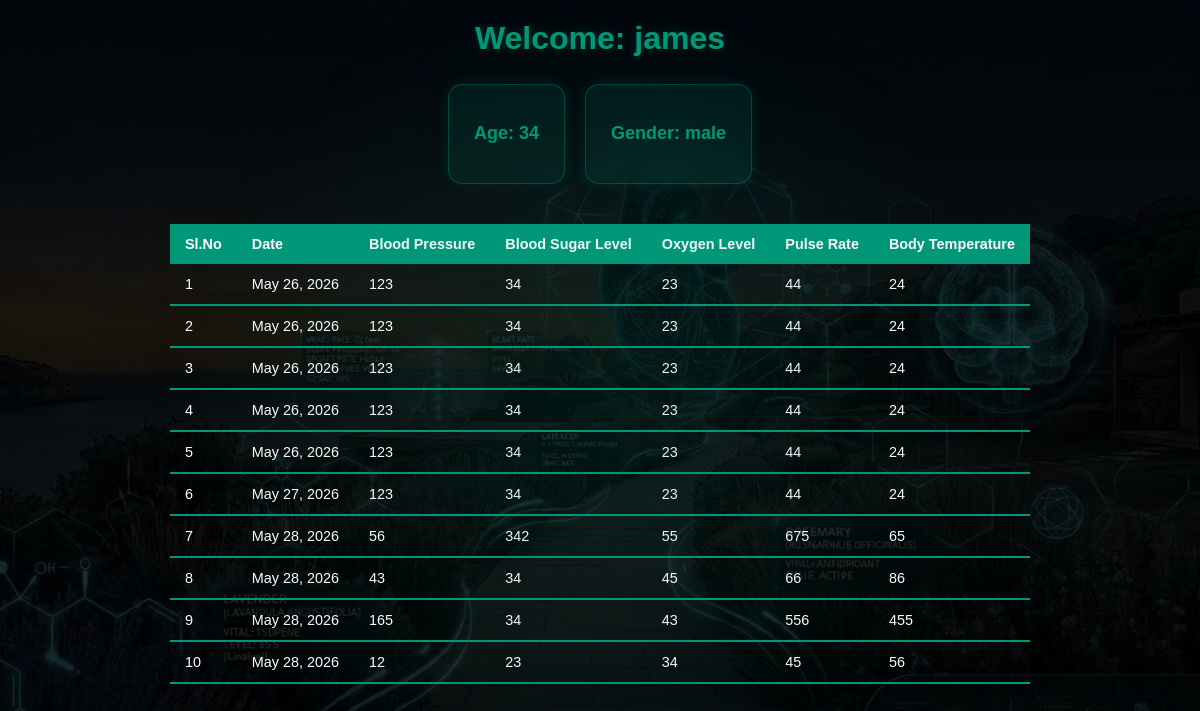
Page /checkrecords/ (signed in) on the committed database.
### myhome/models.py (models this page shows)
class Signup(models.Model):
    user=models.OneToOneField(User,on_delete=models.CASCADE)
    name=models.CharField()
    age=models.IntegerField()
    sex=models.CharField()

class HealthRecord(models.Model):
    user=models.ForeignKey(User,on_delete=models.CASCADE)
    date=models.DateField(auto_now_add=True)
    bp=models.IntegerField()
    sugar=models.IntegerField()
    oxy=models.IntegerField()
    pulse=models.IntegerField()
    temperature=models.IntegerField()

### myhome/views.py (the view)
# urls.py: path('checkrecords/',views.pushdata,name='checkrecords'),
def pushdata(request):
    data=HealthRecord.objects.filter(user=request.user).order_by('date')
    if not data.exists():
        message="No records found"
    recog=Signup.objects.get(user=request.user)
    return render(request,"myhome/userrecords.html",{"data":data, "recog":recog})

### myhome/templates/myhome/userrecords.html (shortened to what this page needs)
{% extends 'myhome/main.html' %}
{% load static %}
{% block start %}
<h2>Welcome: {{ recog.name }}</h2>
<div class="container">
    <div><h4>Age: {{recog.age}}</h4></div>
    <div><h4>Gender: {{recog.sex}}</h4></div>
</div>
<table class="styled-table" style="margin-left:auto; margin-right:auto;">
  <thead>
    <tr>
      <th>Sl.No</th>
      <th>Date</th>
      <th>Blood Pressure</th>
      <th>Blood Sugar Level</th>
      <th>Oxygen Level</th>
      <th>Pulse Rate</th>
      <th>Body Temperature</th>
    </tr>
  </thead>
  {% for rec in data %}
  <tbody>
    <tr>
      <td>{{forloop.counter}}</td>
      <td>{{rec.date}}</td>
      <td>{{rec.bp}}</td>
      <td>{{rec.sugar}}</td>
      <td>{{rec.oxy}}</td>
      <td>{{rec.pulse}}</td>
      <td>{{rec.temperature}}</td>
    </tr>
  </tbody>
  {% endfor %}
</table>
{% endblock %}

### myhome/templates/myhome/main.html (shortened to what this page needs)
<!DOCTYPE html>
<html>
    <head>
    </head>
    <body>
        {% block start %}
        {% endblock %}
    </body>
</html>

### rows in the picture
Signup: name "james", age "34", sex "male"
HealthRecord: date "May 26, 2026", bp "123", sugar "34", oxy "23", pulse "44", temperature "24"
HealthRecord: date "May 26, 2026", bp "123", sugar "34", oxy "23", pulse "44", temperature "24"
HealthRecord: date "May 26, 2026", bp "123", sugar "34", oxy "23", pulse "44", temperature "24"
HealthRecord: date "May 26, 2026", bp "123", sugar "34", oxy "23", pulse "44", temperature "24"
HealthRecord: date "May 26, 2026", bp "123", sugar "34", oxy "23", pulse "44", temperature "24"
HealthRecord: date "May 27, 2026", bp "123", sugar "34", oxy "23", pulse "44", temperature "24"
HealthRecord: date "May 28, 2026", bp "56", sugar "342", oxy "55", pulse "675", temperature "65"
HealthRecord: date "May 28, 2026", bp "43", sugar "34", oxy "45", pulse "66", temperature "86"
HealthRecord: date "May 28, 2026", bp "165", sugar "34", oxy "43", pulse "556", temperature "455"
HealthRecord: date "May 28, 2026", bp "12", sugar "23", oxy "34", pulse "45", temperature "56"
